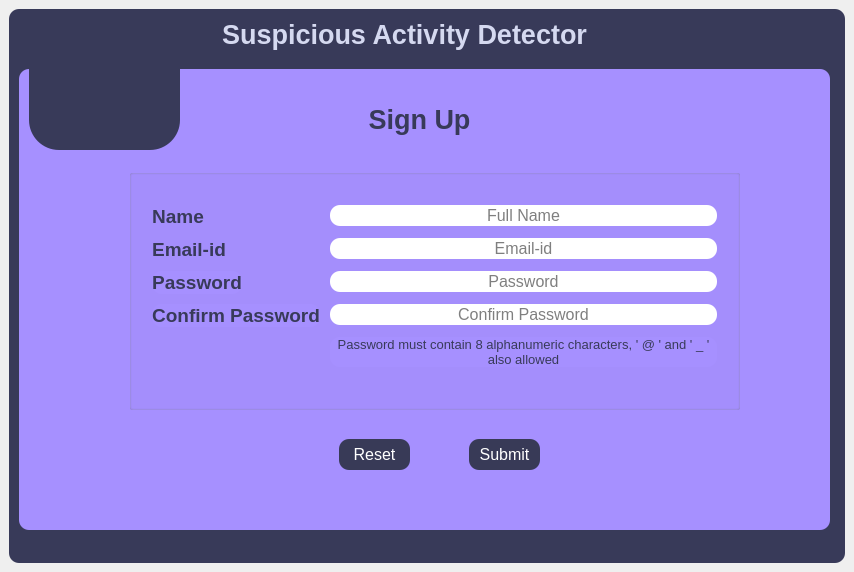
<?xml version="1.0" encoding="UTF-8"?>
<ui version="4.0">
 <class>SignUpWindow</class>
 <widget class="QMainWindow" name="SignUpWindow">
  <property name="geometry">
   <rect>
    <x>0</x>
    <y>0</y>
    <width>854</width>
    <height>572</height>
   </rect>
  </property>
  <property name="windowTitle">
   <string>MainWindow</string>
  </property>
  <widget class="QWidget" name="centralwidget">
   <layout class="QGridLayout" name="gridLayout_2">
    <item row="0" column="0">
     <widget class="QFrame" name="main_frame">
      <property name="styleSheet">
       <string notr="true">QFrame{
	background-color: rgb(56, 58, 89);
	color: rgb(59, 61, 157);
	border-radius:10px;
}</string>
      </property>
      <property name="frameShape">
       <enum>QFrame::StyledPanel</enum>
      </property>
      <property name="frameShadow">
       <enum>QFrame::Raised</enum>
      </property>
      <widget class="QFrame" name="innerframe">
       <property name="geometry">
        <rect>
         <x>10</x>
         <y>60</y>
         <width>811</width>
         <height>461</height>
        </rect>
       </property>
       <property name="font">
        <font>
         <family>Segoe UI</family>
         <pointsize>12</pointsize>
         <weight>75</weight>
         <bold>true</bold>
        </font>
       </property>
       <property name="styleSheet">
        <string notr="true">QFrame{
	background-color: rgb(166, 144, 255);
	color: rgb(96, 98, 189);
	border-radius:10px;
}
</string>
       </property>
       <property name="frameShape">
        <enum>QFrame::StyledPanel</enum>
       </property>
       <property name="frameShadow">
        <enum>QFrame::Raised</enum>
       </property>
       <widget class="QGroupBox" name="formGroupBox">
        <property name="geometry">
         <rect>
          <x>110</x>
          <y>100</y>
          <width>611</width>
          <height>241</height>
         </rect>
        </property>
        <layout class="QFormLayout" name="Login_form">
         <property name="horizontalSpacing">
          <number>10</number>
         </property>
         <property name="verticalSpacing">
          <number>10</number>
         </property>
         <property name="leftMargin">
          <number>20</number>
         </property>
         <property name="topMargin">
          <number>30</number>
         </property>
         <property name="rightMargin">
          <number>20</number>
         </property>
         <property name="bottomMargin">
          <number>1</number>
         </property>
         <item row="0" column="0">
          <widget class="QLabel" name="label_name">
           <property name="font">
            <font>
             <family>Segoe UI</family>
             <pointsize>14</pointsize>
             <weight>75</weight>
             <bold>true</bold>
            </font>
           </property>
           <property name="styleSheet">
            <string notr="true">color: rgb(56, 58, 89);
background: transparent;</string>
           </property>
           <property name="text">
            <string>Name</string>
           </property>
           <property name="alignment">
            <set>Qt::AlignCenter</set>
           </property>
          </widget>
         </item>
         <item row="0" column="1">
          <widget class="QLineEdit" name="Name">
           <property name="font">
            <font>
             <family>Segoe UI</family>
             <pointsize>12</pointsize>
            </font>
           </property>
           <property name="autoFillBackground">
            <bool>false</bool>
           </property>
           <property name="styleSheet">
            <string notr="true">border-radius:10px;</string>
           </property>
           <property name="text">
            <string/>
           </property>
           <property name="alignment">
            <set>Qt::AlignCenter</set>
           </property>
           <property name="placeholderText">
            <string>Full Name</string>
           </property>
          </widget>
         </item>
         <item row="1" column="0">
          <widget class="QLabel" name="label_emailid">
           <property name="font">
            <font>
             <family>Segoe UI</family>
             <pointsize>14</pointsize>
             <weight>75</weight>
             <bold>true</bold>
            </font>
           </property>
           <property name="styleSheet">
            <string notr="true">color: rgb(56, 58, 89);
background: transparent;</string>
           </property>
           <property name="text">
            <string>Email-id</string>
           </property>
           <property name="alignment">
            <set>Qt::AlignCenter</set>
           </property>
          </widget>
         </item>
         <item row="1" column="1">
          <widget class="QLineEdit" name="Email_id">
           <property name="font">
            <font>
             <family>Segoe UI</family>
             <pointsize>12</pointsize>
            </font>
           </property>
           <property name="autoFillBackground">
            <bool>false</bool>
           </property>
           <property name="styleSheet">
            <string notr="true">border-radius:10px;</string>
           </property>
           <property name="text">
            <string/>
           </property>
           <property name="alignment">
            <set>Qt::AlignCenter</set>
           </property>
           <property name="placeholderText">
            <string>Email-id</string>
           </property>
          </widget>
         </item>
         <item row="2" column="0">
          <widget class="QLabel" name="label_password">
           <property name="font">
            <font>
             <family>Segoe UI</family>
             <pointsize>14</pointsize>
             <weight>75</weight>
             <bold>true</bold>
            </font>
           </property>
           <property name="styleSheet">
            <string notr="true">color: rgb(56, 58, 89);</string>
           </property>
           <property name="text">
            <string>Password</string>
           </property>
           <property name="alignment">
            <set>Qt::AlignCenter</set>
           </property>
          </widget>
         </item>
         <item row="2" column="1">
          <widget class="QLineEdit" name="Password">
           <property name="font">
            <font>
             <family>Segoe UI</family>
             <pointsize>12</pointsize>
            </font>
           </property>
           <property name="styleSheet">
            <string notr="true">border-radius:10px;</string>
           </property>
           <property name="text">
            <string/>
           </property>
           <property name="maxLength">
            <number>8</number>
           </property>
           <property name="echoMode">
            <enum>QLineEdit::Password</enum>
           </property>
           <property name="alignment">
            <set>Qt::AlignCenter</set>
           </property>
           <property name="placeholderText">
            <string>Password</string>
           </property>
          </widget>
         </item>
         <item row="3" column="0">
          <widget class="QLabel" name="label_confirmpwd">
           <property name="font">
            <font>
             <family>Segoe UI</family>
             <pointsize>14</pointsize>
             <weight>75</weight>
             <bold>true</bold>
            </font>
           </property>
           <property name="styleSheet">
            <string notr="true">color: rgb(56, 58, 89);</string>
           </property>
           <property name="text">
            <string>Confirm Password</string>
           </property>
           <property name="alignment">
            <set>Qt::AlignCenter</set>
           </property>
           <property name="wordWrap">
            <bool>true</bool>
           </property>
          </widget>
         </item>
         <item row="3" column="1">
          <widget class="QLineEdit" name="Confirm_pwd">
           <property name="font">
            <font>
             <family>Segoe UI</family>
             <pointsize>12</pointsize>
            </font>
           </property>
           <property name="styleSheet">
            <string notr="true">border-radius:10px;</string>
           </property>
           <property name="text">
            <string/>
           </property>
           <property name="maxLength">
            <number>8</number>
           </property>
           <property name="echoMode">
            <enum>QLineEdit::Password</enum>
           </property>
           <property name="alignment">
            <set>Qt::AlignCenter</set>
           </property>
           <property name="placeholderText">
            <string>Confirm Password</string>
           </property>
          </widget>
         </item>
         <item row="4" column="1">
          <widget class="QLabel" name="pwd_detail">
           <property name="font">
            <font>
             <family>Segoe UI</family>
             <pointsize>10</pointsize>
             <weight>50</weight>
             <bold>false</bold>
            </font>
           </property>
           <property name="styleSheet">
            <string notr="true">color: rgb(56, 58, 89);</string>
           </property>
           <property name="text">
            <string>Password must contain 8 alphanumeric characters, ' @ ' and ' _ '  also allowed</string>
           </property>
           <property name="alignment">
            <set>Qt::AlignCenter</set>
           </property>
           <property name="wordWrap">
            <bool>true</bool>
           </property>
          </widget>
         </item>
        </layout>
       </widget>
       <widget class="QPushButton" name="SignupButton">
        <property name="geometry">
         <rect>
          <x>450</x>
          <y>370</y>
          <width>71</width>
          <height>31</height>
         </rect>
        </property>
        <property name="font">
         <font>
          <family>Segoe UI</family>
          <pointsize>12</pointsize>
          <weight>9</weight>
          <italic>false</italic>
          <bold>false</bold>
         </font>
        </property>
        <property name="cursor">
         <cursorShape>PointingHandCursor</cursorShape>
        </property>
        <property name="mouseTracking">
         <bool>true</bool>
        </property>
        <property name="styleSheet">
         <string notr="true">QPushButton{
border-radius:10px;
	background-color: rgb(56, 58, 87);
	color: rgb(255, 255, 255);
	font: 75 12pt &quot;Segoe UI&quot;;
}
QPushButton:hover{
	
	color: rgb(13, 13, 13);
	background-color: rgb(255, 171, 215);
	font: 90 12pt &quot;Segoe UI&quot;;
}</string>
        </property>
        <property name="text">
         <string>Submit</string>
        </property>
       </widget>
       <widget class="QLabel" name="label_signup">
        <property name="geometry">
         <rect>
          <x>300</x>
          <y>30</y>
          <width>201</width>
          <height>41</height>
         </rect>
        </property>
        <property name="font">
         <font>
          <family>Segoe UI</family>
          <pointsize>20</pointsize>
          <weight>75</weight>
          <bold>true</bold>
         </font>
        </property>
        <property name="styleSheet">
         <string notr="true">color: rgb(56, 58, 89);
background:transparent;</string>
        </property>
        <property name="text">
         <string>Sign Up</string>
        </property>
        <property name="alignment">
         <set>Qt::AlignCenter</set>
        </property>
       </widget>
       <widget class="QLabel" name="label_warning">
        <property name="geometry">
         <rect>
          <x>150</x>
          <y>70</y>
          <width>541</width>
          <height>20</height>
         </rect>
        </property>
        <property name="font">
         <font>
          <family>Segoe UI</family>
          <pointsize>11</pointsize>
          <weight>50</weight>
          <bold>false</bold>
         </font>
        </property>
        <property name="styleSheet">
         <string notr="true">color: rgb(217, 21, 41);
background:transparent;</string>
        </property>
        <property name="text">
         <string/>
        </property>
        <property name="alignment">
         <set>Qt::AlignCenter</set>
        </property>
       </widget>
       <widget class="QPushButton" name="Reset">
        <property name="geometry">
         <rect>
          <x>320</x>
          <y>370</y>
          <width>71</width>
          <height>31</height>
         </rect>
        </property>
        <property name="font">
         <font>
          <family>Segoe UI</family>
          <pointsize>12</pointsize>
          <weight>9</weight>
          <italic>false</italic>
          <bold>false</bold>
         </font>
        </property>
        <property name="cursor">
         <cursorShape>PointingHandCursor</cursorShape>
        </property>
        <property name="mouseTracking">
         <bool>true</bool>
        </property>
        <property name="styleSheet">
         <string notr="true">QPushButton{
border-radius:10px;
	background-color: rgb(56, 58, 87);
	color: rgb(255, 255, 255);
	font: 75 12pt &quot;Segoe UI&quot;;
}
QPushButton:hover{
	
	color: rgb(13, 13, 13);
	background-color: rgb(255, 171, 215);
	font: 90 12pt &quot;Segoe UI&quot;;
}</string>
        </property>
        <property name="text">
         <string>Reset</string>
        </property>
       </widget>
      </widget>
      <widget class="QLabel" name="label">
       <property name="geometry">
        <rect>
         <x>-130</x>
         <y>-20</y>
         <width>47</width>
         <height>13</height>
        </rect>
       </property>
       <property name="text">
        <string>TextLabel</string>
       </property>
      </widget>
      <widget class="QLabel" name="label_logo">
       <property name="geometry">
        <rect>
         <x>20</x>
         <y>0</y>
         <width>151</width>
         <height>141</height>
        </rect>
       </property>
       <property name="styleSheet">
        <string notr="true">border-radius:30px;</string>
       </property>
       <property name="frameShape">
        <enum>QFrame::StyledPanel</enum>
       </property>
       <property name="frameShadow">
        <enum>QFrame::Plain</enum>
       </property>
       <property name="text">
        <string/>
       </property>
       <property name="pixmap">
        <pixmap>../../../../../../../../OneDrive/Pictures/robo.gif</pixmap>
       </property>
       <property name="alignment">
        <set>Qt::AlignCenter</set>
       </property>
      </widget>
      <widget class="QLabel" name="title">
       <property name="geometry">
        <rect>
         <x>180</x>
         <y>10</y>
         <width>431</width>
         <height>31</height>
        </rect>
       </property>
       <property name="font">
        <font>
         <family>Segoe UI</family>
         <pointsize>20</pointsize>
         <weight>75</weight>
         <bold>true</bold>
        </font>
       </property>
       <property name="styleSheet">
        <string notr="true">
background:transparent;
color: rgb(213, 217, 240);</string>
       </property>
       <property name="text">
        <string>Suspicious Activity Detector</string>
       </property>
       <property name="alignment">
        <set>Qt::AlignCenter</set>
       </property>
       <property name="wordWrap">
        <bool>true</bool>
       </property>
      </widget>
     </widget>
    </item>
   </layout>
  </widget>
 </widget>
 <resources/>
 <connections/>
</ui>
